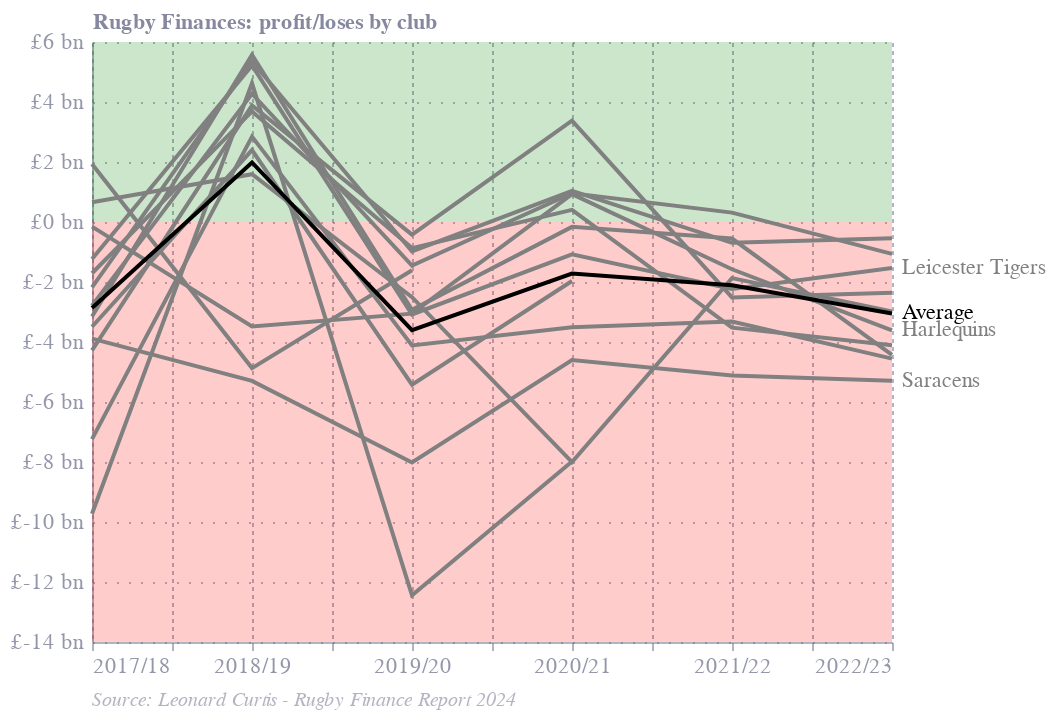

Source (notebook cell):
### Code cell
styles.add_source(chart, 'Leonard Curtis - Rugby Finance Report 2024')

### Figure 1 — Vega-Lite specification as saved in the notebook (floating-point values rounded to 4 significant figures)
{"config": {"font": "Circular Std", "text": {"color": "#676A86", "align": "left", "baseline": "middle", "dx": 7, "dy": 0, "fontSize": 11}, "view": {"stroke": null, "continuousWidth": 400, "continuousHeight": 300, "discreteWidth": 400, "discreteHeight": 300}, "range": {"category": ["#36B7B4", "#E6224B", "#F4C245", "#0063AF", "#00A767", "#179FDB", "#EB5C2E"], "diverging": ["#E6224B", "#E54753", "#C9C9C9", "#179FDB", "#122B39"], "heatmap": ["#C9C9C9", "#179FDB", "#0063AF", "#122B39"], "ordinal": ["#00A767", "#36B7B4", "#179FDB", "#0063AF", "#243B5A"]}, "bar": {"color": "#179fdb"}, "line": {"color": "#e6224b"}, "rule": {"color": "#676A86"}, "area": {"opacity": 0.3}, "point": {"filled": true, "size": 80, "color": "#e6224b", "opacity": 0.95}, "geoshape": {"stroke": "white", "strokeWidth": 0.3}, "rect": {"fill": "#d6d4d4", "opacity": 0.3}, "axis": {"labelColor": "#676A86", "labelFontSize": 11, "labelFont": "Circular Std", "labelOpacity": 0.7, "tickColor": "#676A86", "tickOpacity": 0.5, "domainColor": "#676A86", "domainOpacity": 0.5, "gridColor": "#676A86", "gridDash": [2, 2], "gridOpacity": 0.5, "title": null, "titleColor": "#676A86", "titleOpacity": 0.8, "tickSize": 4}, "axisXDiscrete": {"grid": false, "labelAngle": 0, "tickCount": 10, "tickOpacity": 0.5, "title": null}, "axisYDiscrete": {"ticks": false, "labelPadding": 5}, "axisXTemporal": {"grid": false, "ticks": true}, "axisXQuantitative": {"grid": true}, "axisYQuantitative": {"gridColor": "#676A86", "gridDash": [1, 5], "gridOpacity": 0.5, "ticks": false, "labelPadding": 5, "tickCount": 8, "titleAngle": 0, "titleAlign": "left", "titleBaseline": "bottom", "titleX": 0, "titleY": -5}, "title": {"color": "#676A86E6", "subtitleColor": "#676A86", "font": "Circular Std", "subtitleFont": "Circular Std", "anchor": "start", "fontSize": 14, "subtitleFontSize": 12, "subtitlePadding": 4, "offset": 0, "frame": "group"}, "legend": {"titleColor": "#122b39", "title": null, "labelColor": "#122b39", "labelFontSize": 11}}, "layer": [{"data": {"name": "data-5450d60485ea4fdece1cf38b69c78b6b"}, "mark": {"type": "area", "color": "green", "opacity": 0.2}, "encoding": {"x": {"field": "year", "type": "quantitative"}, "y": {"field": "y1", "type": "quantitative"}, "y2": {"field": "y0"}}}, {"data": {"name": "data-af39f13e64233e945aba1bef4ad8f349"}, "mark": {"type": "area", "color": "red", "opacity": 0.2}, "encoding": {"x": {"field": "year", "type": "quantitative"}, "y": {"field": "y1", "type": "quantitative"}, "y2": {"field": "y0"}}}, {"data": {"name": "data-71952b3c45e8049ad18d0400b12abc47"}, "mark": {"type": "line"}, "encoding": {"color": {"condition": {"test": "(datum.club === 'Average')", "value": "black"}, "value": "grey"}, "detail": {"field": "club", "type": "nominal"}, "x": {"axis": {"labelExpr": " \"20\" + datum.value + \"/\" + (datum.value + 1)"}, "field": "year", "type": "quantitative"}, "y": {"axis": {"labelExpr": "\"£\" + datum.value / 1000 + \" bn\""}, "field": "amt", "title": "Rugby Finances: profit/loses by club", "type": "quantitative"}}}, {"data": {"name": "data-71952b3c45e8049ad18d0400b12abc47"}, "mark": {"type": "text", "align": "left", "color": "black", "dx": 5}, "encoding": {"color": {"condition": {"test": "(datum.club === 'Average')", "value": "black"}, "value": "grey"}, "detail": {"field": "club", "type": "nominal"}, "text": {"field": "club", "type": "nominal"}, "x": {"axis": {"labelExpr": " \"20\" + datum.value + \"/\" + (datum.value + 1)"}, "field": "year", "type": "quantitative"}, "y": {"axis": {"labelExpr": "\"£\" + datum.value / 1000 + \" bn\""}, "field": "amt", "title": "Rugby Finances: profit/loses by club", "type": "quantitative"}}, "transform": [{"filter": {"field": "club", "oneOf": ["Average", "Saracens", "Harlequins", "Leicester Tigers"]}}, {"window": [{"op": "rank", "field": "", "as": "rank"}], "groupby": ["club"], "sort": [{"field": "year", "order": "descending"}]}, {"filter": "datum.rank == 1"}]}], "title": {"text": "Source: Leonard Curtis - Rugby Finance Report 2024", "color": "#676A8680", "dx": 0, "fontSize": 10, "fontStyle": "italic", "fontWeight": "normal", "frame": "group", "offset": 7, "orient": "bottom"}, "$schema": "https://vega.github.io/schema/vega-lite/v5.20.1.json", "datasets": {"data-5450d60485ea4fdece1cf38b69c78b6b": [{"year": 17, "y0": 6000, "y1": 0}, {"year": 22, "y0": 6000, "y1": 0}], "data-af39f13e64233e945aba1bef4ad8f349": [{"year": 17, "y0": 0, "y1": -14000}, {"year": 22, "y0": 0, "y1": -14000}], "data-71952b3c45e8049ad18d0400b12abc47": [{"club": "Gloucester Rugby", "year": 17, "amt": -2181.0}, {"club": "Northampton Saints", "year": 17, "amt": -2788.0}, {"club": "Leicester Tigers", "year": 17, "amt": -1236.0}, {"club": "Newcastle Falcons", "year": 17, "amt": -4278.0}, {"club": "Exeter Chiefs", "year": 17, "amt": 659.0}, {"club": "Harlequins", "year": 17, "amt": -154.0}, {"club": "Sale Sharks", "year": 17, "amt": -1709.0}, {"club": "Bath Rugby", "year": 17, "amt": -3149.0}, {"club": "Bristol Bears", "year": 17, "amt": -7236.0}, {"club": "Saracens", "year": 17, "amt": -3887.0}, {"club": "London Irish", "year": 17, "amt": -3492.0}, {"club": "Wasps", "year": 17, "amt": -9723.0}, {"club": "Worcester Warriors", "year": 17, "amt": 1933.0}, {"club": "Gloucester Rugby", "year": 18, "amt": 5353.0}, {"club": "Northampton Saints", "year": 18, "amt": 4275.0}, {"club": "Leicester Tigers", "year": 18, "amt": 5218.0}, {"club": "Newcastle Falcons", "year": 18, "amt": 3882.0}, {"club": "Exeter Chiefs", "year": 18, "amt": 1594.0}, {"club": "Harlequins", "year": 18, "amt": -3482.0}, {"club": "Sale Sharks", "year": 18, "amt": 3687.0}, {"club": "Bath Rugby", "year": 18, "amt": 5573.0}, {"club": "Bristol Bears", "year": 18, "amt": 2845.0}, {"club": "Saracens", "year": 18, "amt": -5296.0}, {"club": "London Irish", "year": 18, "amt": 2398.0}, {"club": "Wasps", "year": 18, "amt": 4624.0}, {"club": "Worcester Warriors", "year": 18, "amt": -4870.0}, {"club": "Gloucester Rugby", "year": 19, "amt": -982.0}, {"club": "Northampton Saints", "year": 19, "amt": -1450.0}, {"club": "Leicester Tigers", "year": 19, "amt": -3082.0}, {"club": "Newcastle Falcons", "year": 19, "amt": -422.0}, {"club": "Exeter Chiefs", "year": 19, "amt": -2505.0}, {"club": "Harlequins", "year": 19, "amt": -3054.0}, {"club": "Sale Sharks", "year": 19, "amt": -870.0}, {"club": "Bath Rugby", "year": 19, "amt": -2930.0}, {"club": "Bristol Bears", "year": 19, "amt": -4115.0}, {"club": "Saracens", "year": 19, "amt": -8016.0}, {"club": "London Irish", "year": 19, "amt": -5423.0}, {"club": "Wasps", "year": 19, "amt": -12440.0}, {"club": "Worcester Warriors", "year": 19, "amt": -1611.0}, {"club": "Gloucester Rugby", "year": 20, "amt": 1040.0}, {"club": "Northampton Saints", "year": 20, "amt": 960.0}, {"club": "Leicester Tigers", "year": 20, "amt": -1077.0}, {"club": "Newcastle Falcons", "year": 20, "amt": 3378.0}, {"club": "Exeter Chiefs", "year": 20, "amt": -8002.0}, {"club": "Harlequins", "year": 20, "amt": 928.0}, {"club": "Sale Sharks", "year": 20, "amt": 403.0}, {"club": "Bath Rugby", "year": 20, "amt": -162.0}, {"club": "Bristol Bears", "year": 20, "amt": -3512.0}, {"club": "Saracens", "year": 20, "amt": -4603.0}, {"club": "London Irish", "year": 20, "amt": -1966.0}, {"club": "Wasps", "year": 20, "amt": -7984.0}, {"club": "Worcester Warriors", "year": 20, "amt": null}, {"club": "Gloucester Rugby", "year": 21, "amt": -695.0}, {"club": "Northampton Saints", "year": 21, "amt": 313.0}, {"club": "Leicester Tigers", "year": 21, "amt": -2230.0}, {"club": "Newcastle Falcons", "year": 21, "amt": -2515.0}, {"club": "Exeter Chiefs", "year": 21, "amt": -1870.0}, {"club": "Harlequins", "year": 21, "amt": -1575.0}, {"club": "Sale Sharks", "year": 21, "amt": -3522.0}, {"club": "Bath Rugby", "year": 21, "amt": -551.0}, {"club": "Bristol Bears", "year": 21, "amt": -3320.0}, {"club": "Saracens", "year": 21, "amt": -5120.0}, {"club": "London Irish", "year": 21, "amt": null}, {"club": "Wasps", "year": 21, "amt": null}, {"club": "Worcester Warriors", "year": 21, "amt": null}, {"club": "Gloucester Rugby", "year": 22, "amt": -544.0}, {"club": "Northampton Saints", "year": 22, "amt": -1064.0}, {"club": "Leicester Tigers", "year": 22, "amt": -1536.0}, {"club": "Newcastle Falcons", "year": 22, "amt": -2360.0}, {"club": "Exeter Chiefs", "year": 22, "amt": -2983.0}, {"club": "Harlequins", "year": 22, "amt": -3615.0}, {"club": "Sale Sharks", "year": 22, "amt": -4112.0}, {"club": "Bath Rugby", "year": 22, "amt": -4429.0}, {"club": "Bristol Bears", "year": 22, "amt": -4555.0}, {"club": "Saracens", "year": 22, "amt": -5295.0}, {"club": "London Irish", "year": 22, "amt": null}, {"club": "Wasps", "year": 22, "amt": null}, {"club": "Worcester Warriors", "year": 22, "amt": null}, {"club": "Average", "year": 17, "amt": -2865.0}, {"club": "Average", "year": 18, "amt": 1985.0}, {"club": "Average", "year": 19, "amt": -3608.0}, {"club": "Average", "year": 20, "amt": -1716.0}, {"club": "Average", "year": 21, "amt": -2108.0}, {"club": "Average", "year": 22, "amt": -3049.0}]}}
